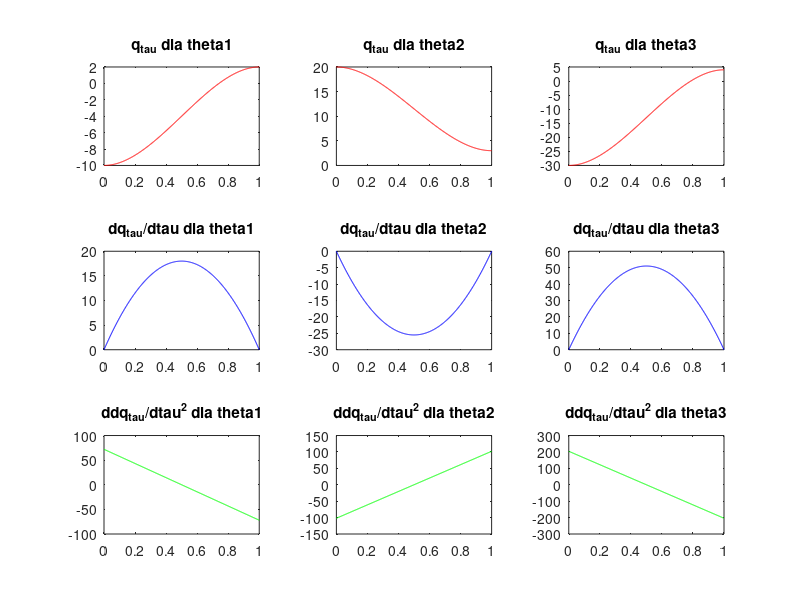

Write the MATLAB code that produced this figure.
t0=0;
tk=6;
t=[t0:0.01:tk];
tau=t./tk;
%theta1 theta2 theta3
q_A=[-10 20 -30];
q_B=[2 3 4];
k=size(q_A);
n=k(2);
%Pierwszy warunek dotyczy położenia
%Drugi warunek dotyczy prędkości
%Trzeci dotyczy położenia dla tK
%Czwarty dotyczy prędkości
A=[1 0 0 0;
   0 1/tk 0 0;
   1 1 1 1;
   0 1/tk 2/tk 3/tk];
for i=1:n
    B=[q_A(i) 0 q_B(i) 0]';
    X=inv(A)*B;
    a0=X(1);
    a1=X(2);
    a2=X(3);
    a3=X(4);
    q_tau=a0+a1*tau+a2*tau.^2+a3*tau.^3;
    dq_tau=a1 + 2*a2*tau + 3*a3*tau.^2; % Pochodna pierwszego rzędu
    ddq_tau=2*a2 + 6*a3*tau; % Pochodna drugiego rzędu
    
    % Wykres q_tau
    subplot(3,3,i);
    plot(tau,q_tau,'r');
    title(['q_t_a_u dla theta', num2str(i)]);
    
    % Wykres dq_tau (pochodnej pierwszego rzędu)
    subplot(3,3,i+3);
    plot(tau,dq_tau,'b');
    title(['dq_t_a_u/dtau dla theta', num2str(i)]);
    
    % Wykres ddq_tau (pochodnej drugiego rzędu)
    subplot(3,3,i+6); %drugie pochodne mają być wyświetlone w trzecim rzędzie
    plot(tau,ddq_tau,'g'); % Kolor zielony dla drugiej pochodnej
    title(['ddq_t_a_u/dtau^2 dla theta', num2str(i)]);
end

m = menu('Iluzja wyboru: ', 'q', 'dq', 'ddq');


